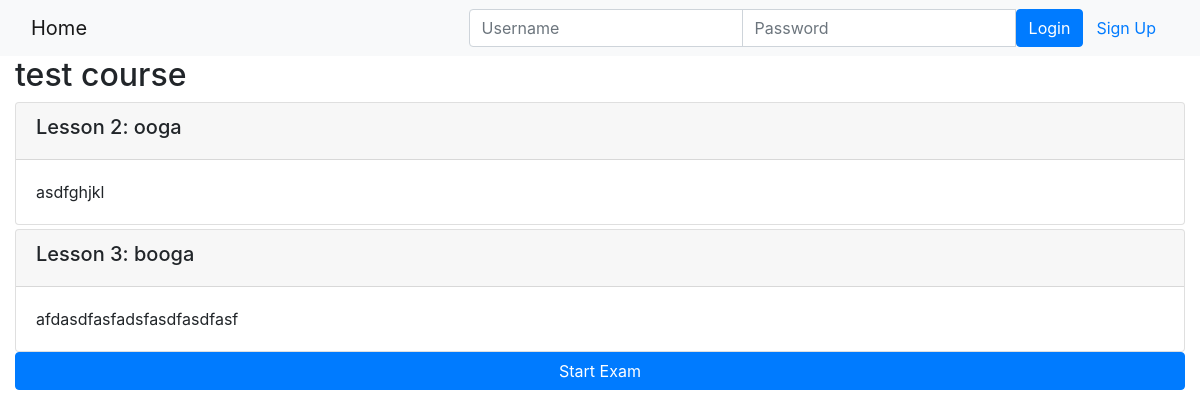
Page /onlinecourse/1/ on the committed database.
### onlinecourse/models.py (models this page shows, shortened)
class Course(models.Model):
    name = models.CharField(null=False, max_length=30, default='online course')
    image = models.ImageField(upload_to='course_images/')
    description = models.CharField(max_length=1000)
    pub_date = models.DateField(null=True)
    instructors = models.ManyToManyField(Instructor)
    users = models.ManyToManyField(settings.AUTH_USER_MODEL, through='Enrollment')
    total_enrollment = models.IntegerField(default=0)
    is_enrolled = False

class Lesson(models.Model):
    title = models.CharField(max_length=200, default="title")
    order = models.IntegerField(default=0)
    course = models.ForeignKey(Course, on_delete=models.CASCADE)
    content = models.TextField()

### onlinecourse/views.py (the view)
# urls.py: path('<int:pk>/', views.CourseDetailView.as_view(), name='course_details'),
class CourseDetailView(generic.DetailView):
    model = Course
    template_name = 'onlinecourse/course_detail_bootstrap.html'

### onlinecourse/templates/onlinecourse/course_detail_bootstrap.html (shortened to what this page needs)
<!DOCTYPE html>
<html lang="en">
<head>
     {% load static %}
    <link rel="stylesheet" href="https://maxcdn.bootstrapcdn.com/bootstrap/4.5.2/css/bootstrap.min.css">
</head>
<body>
    <nav class="navbar navbar-light bg-light">
        <div class="container-fluid">
            <div class="navbar-header">
                  <a class="navbar-brand" href="{% url 'onlinecourse:index' %}">Home</a>
            </div>
            <ul class="nav navbar-nav navbar-right">
                {% if user.is_authenticated %}
                <li>
                    <a class="btn btn-link" href="#">{{ user.first_name }}({{ user.username }})</a>
                    <a class="btn btn-link" href="{% url 'onlinecourse:logout' %}">Logout</a>
                </li>
                {% else %}
                <li>
                    <form class="form-inline" action="{% url 'onlinecourse:login' %}" method="post">
                        <div class="input-group">
                            <input type="text" class="form-control" placeholder="Username" name="username" >
                            <input type="password" class="form-control" placeholder="Password" name="psw" >
                            <button class="btn btn-primary" type="submit">Login</button>
                            <a class="btn btn-link" href="{% url 'onlinecourse:registration' %}">Sign Up</a>
                        </div>
                    </form>
                </li>
                {% endif %}
            </ul>
        </div>
    </nav>
    <div class="container-fluid">
            <h2>{{ course.name }}</h2>
            <div class="card-columns-vertical">
                {% for lesson in course.lesson_set.all %}
                    <div class="card mt-1">
                        <div class="card-header"><h5>Lesson {{lesson.order|add:1}}: {{lesson.title}}</h5></div>
                        <div class="card-body">{{lesson.content}}</div>
                    </div>
                {% endfor %}
            </div>
            <button class="btn btn-primary btn-block" data-toggle="collapse" data-target="#exam">Start Exam</button>
    </div>
</body>
</html>

### rows in the picture
Course: name "test course"
Lesson: order|add "2", title "ooga", content "asdfghjkl"
Lesson: order|add "3", title "booga", content "afdasdfasfadsfasdfasdfasf"
